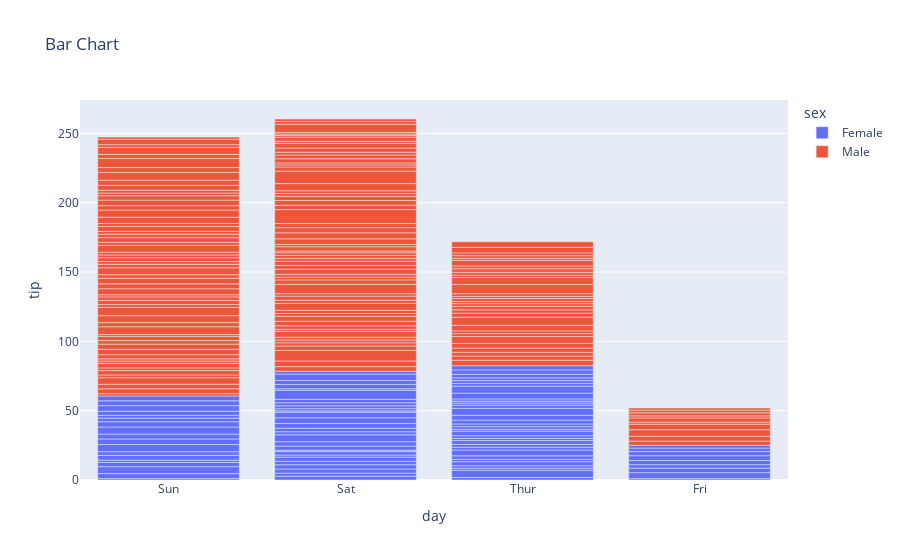

Source (notebook cell):
### Code cell
# Using plotly library to plot bar chart

# Bar chart with day against tip
fig = px.bar(tips, x='day', y='tip', color='sex',title='Bar Chart')

# showing the plot
fig.show()

### Figure 1 — Plotly figure (JSON) as saved in the notebook; plotly's stock layout.template omitted (floating-point values rounded to 4 significant figures; data arrays with more than 128 entries replaced by an {"elided": "..."} marker saying what was removed)
{"data": [{"alignmentgroup": "True", "hovertemplate": "sex=Female<br>day=%{x}<br>tip=%{y}<extra></extra>", "legendgroup": "Female", "marker": {"color": "#636efa"}, "name": "Female", "offsetgroup": "Female", "orientation": "v", "showlegend": true, "textposition": "auto", "type": "bar", "x": ["Sun", "Sun", "Sun", "Sun", "Sun", "Sun", "Sat", "Sat", "Sat", "Sat", "Sat", "Sat", "Sun", "Sun", "Sat", "Sat", "Sat", "Sat", "Sat", "Sat", "Sat", "Thur", "Thur", "Fri", "Fri", "Fri", "Fri", "Fri", "Sat", "Sat", "Sat", "Sat", "Sat", "Sun", "Sun", "Thur", "Thur", "Thur", "Thur", "Thur", "Thur", "Thur", "Thur", "Thur", "Thur", "Thur", "Thur", "Thur", "Thur", "Thur", "Thur", "Thur", "Thur", "Thur", "Thur", "Thur", "Thur", "Sun", "Sun", "Sun", "Sun", "Sun", "Sat", "Sat", "Sun", "Sun", "Sun", "Thur", "Thur", "Thur", "Thur", "Thur", "Thur", "Thur", "Sat", "Sat", "Sat", "Sat", "Sat", "Fri", "Fri", "Fri", "Fri", "Sat", "Sat", "Sat", "Thur"], "xaxis": "x", "y": [1.01, 3.61, 5, 3.02, 1.67, 3.5, 2.75, 2.23, 3, 3, 2.45, 3.07, 2.6, 5.2, 1.5, 2.47, 1, 3, 3.14, 5, 2.2, 1.83, 5.17, 1, 4.3, 3.25, 2.5, 3, 2.5, 3.48, 4.08, 4, 1, 4, 3.5, 1.5, 1.8, 2.92, 1.68, 2.52, 4.2, 2, 2, 2.83, 1.5, 2, 3.25, 1.25, 2, 2, 2.75, 3.5, 5, 2.3, 1.5, 1.36, 1.63, 5.14, 3.75, 2.61, 2, 3, 1.61, 2, 4, 3.5, 3.5, 4.19, 5, 2, 2.01, 2, 2.5, 3.23, 2.23, 2.5, 6.5, 1.1, 3.09, 3.48, 3, 2.5, 2, 2.88, 4.67, 2, 3], "yaxis": "y"}, {"alignmentgroup": "True", "hovertemplate": "sex=Male<br>day=%{x}<br>tip=%{y}<extra></extra>", "legendgroup": "Male", "marker": {"color": "#EF553B"}, "name": "Male", "offsetgroup": "Male", "orientation": "v", "showlegend": true, "textposition": "auto", "type": "bar", "x": {"elided": "157 str values"}, "xaxis": "x", "y": {"elided": "157 float values"}, "yaxis": "y"}], "layout": {"barmode": "relative", "legend": {"title": {"text": "sex"}, "tracegroupgap": 0}, "title": {"text": "Bar Chart"}, "xaxis": {"anchor": "y", "domain": [0, 1], "title": {"text": "day"}}, "yaxis": {"anchor": "x", "domain": [0, 1], "title": {"text": "tip"}}}}
